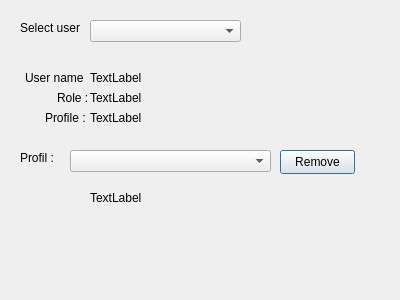
<?xml version="1.0" encoding="UTF-8"?>
<ui version="4.0">
 <class>DialogRemoveProfil</class>
 <widget class="QDialog" name="DialogRemoveProfil">
  <property name="geometry">
   <rect>
    <x>0</x>
    <y>0</y>
    <width>400</width>
    <height>300</height>
   </rect>
  </property>
  <property name="windowTitle">
   <string>Dialog</string>
  </property>
  <widget class="QPushButton" name="PB_remove">
   <property name="geometry">
    <rect>
     <x>280</x>
     <y>150</y>
     <width>75</width>
     <height>24</height>
    </rect>
   </property>
   <property name="text">
    <string>Remove</string>
   </property>
  </widget>
  <widget class="QLabel" name="TL_error">
   <property name="geometry">
    <rect>
     <x>90</x>
     <y>190</y>
     <width>181</width>
     <height>16</height>
    </rect>
   </property>
   <property name="text">
    <string>TextLabel</string>
   </property>
  </widget>
  <widget class="QLabel" name="label">
   <property name="geometry">
    <rect>
     <x>20</x>
     <y>20</y>
     <width>61</width>
     <height>16</height>
    </rect>
   </property>
   <property name="text">
    <string>Select user :</string>
   </property>
  </widget>
  <widget class="QLabel" name="TL_userName">
   <property name="geometry">
    <rect>
     <x>90</x>
     <y>70</y>
     <width>211</width>
     <height>16</height>
    </rect>
   </property>
   <property name="text">
    <string>TextLabel</string>
   </property>
  </widget>
  <widget class="QLabel" name="TL_profil">
   <property name="geometry">
    <rect>
     <x>90</x>
     <y>110</y>
     <width>281</width>
     <height>16</height>
    </rect>
   </property>
   <property name="text">
    <string>TextLabel</string>
   </property>
  </widget>
  <widget class="QLabel" name="TL_role">
   <property name="geometry">
    <rect>
     <x>90</x>
     <y>90</y>
     <width>211</width>
     <height>16</height>
    </rect>
   </property>
   <property name="text">
    <string>TextLabel</string>
   </property>
  </widget>
  <widget class="QLabel" name="label_11">
   <property name="geometry">
    <rect>
     <x>57</x>
     <y>90</y>
     <width>31</width>
     <height>16</height>
    </rect>
   </property>
   <property name="autoFillBackground">
    <bool>false</bool>
   </property>
   <property name="text">
    <string>Role :</string>
   </property>
  </widget>
  <widget class="QLabel" name="label_10">
   <property name="geometry">
    <rect>
     <x>25</x>
     <y>70</y>
     <width>61</width>
     <height>16</height>
    </rect>
   </property>
   <property name="text">
    <string>User name :</string>
   </property>
  </widget>
  <widget class="QLabel" name="label_12">
   <property name="geometry">
    <rect>
     <x>45</x>
     <y>110</y>
     <width>41</width>
     <height>16</height>
    </rect>
   </property>
   <property name="text">
    <string>Profile :</string>
   </property>
  </widget>
  <widget class="QLabel" name="label_13">
   <property name="geometry">
    <rect>
     <x>20</x>
     <y>150</y>
     <width>41</width>
     <height>16</height>
    </rect>
   </property>
   <property name="text">
    <string>Profil :</string>
   </property>
  </widget>
  <widget class="QComboBox" name="CB_user">
   <property name="geometry">
    <rect>
     <x>90</x>
     <y>20</y>
     <width>151</width>
     <height>22</height>
    </rect>
   </property>
  </widget>
  <widget class="QComboBox" name="CB_profil">
   <property name="geometry">
    <rect>
     <x>70</x>
     <y>150</y>
     <width>201</width>
     <height>22</height>
    </rect>
   </property>
  </widget>
 </widget>
 <resources/>
 <connections/>
</ui>
